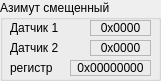
    <widget class="QGroupBox" name="groupSensorOffset">
     <property name="geometry">
      <rect>
       <x>360</x>
       <y>10</y>
       <width>161</width>
       <height>81</height>
      </rect>
     </property>
     <property name="title">
      <string>Азимут смещенный</string>
     </property>
     <widget class="QLabel" name="labelSensorOffset1t">
      <property name="geometry">
       <rect>
        <x>10</x>
        <y>20</y>
        <width>81</width>
        <height>16</height>
       </rect>
      </property>
      <property name="text">
       <string>Датчик 1</string>
      </property>
     </widget>
     <widget class="QLabel" name="labelSensorOffset1">
      <property name="geometry">
       <rect>
        <x>90</x>
        <y>20</y>
        <width>61</width>
        <height>16</height>
       </rect>
      </property>
      <property name="frameShape">
       <enum>QFrame::StyledPanel</enum>
      </property>
      <property name="text">
       <string>0x0000</string>
      </property>
      <property name="alignment">
       <set>Qt::AlignCenter</set>
      </property>
     </widget>
     <widget class="QLabel" name="labelSensorOffsett">
      <property name="geometry">
       <rect>
        <x>10</x>
        <y>60</y>
        <width>61</width>
        <height>16</height>
       </rect>
      </property>
      <property name="text">
       <string>регистр</string>
      </property>
     </widget>
     <widget class="QLabel" name="labelSensorOffset">
      <property name="geometry">
       <rect>
        <x>70</x>
        <y>60</y>
        <width>81</width>
        <height>16</height>
       </rect>
      </property>
      <property name="frameShape">
       <enum>QFrame::StyledPanel</enum>
      </property>
      <property name="text">
       <string>0x00000000</string>
      </property>
      <property name="alignment">
       <set>Qt::AlignCenter</set>
      </property>
     </widget>
     <widget class="QLabel" name="labelSensorOffset2t">
      <property name="geometry">
       <rect>
        <x>10</x>
        <y>40</y>
        <width>81</width>
        <height>16</height>
       </rect>
      </property>
      <property name="text">
       <string>Датчик 2</string>
      </property>
     </widget>
     <widget class="QLabel" name="labelSensorOffset2">
      <property name="geometry">
       <rect>
        <x>90</x>
        <y>40</y>
        <width>61</width>
        <height>16</height>
       </rect>
      </property>
      <property name="frameShape">
       <enum>QFrame::StyledPanel</enum>
      </property>
      <property name="text">
       <string>0x0000</string>
      </property>
      <property name="alignment">
       <set>Qt::AlignCenter</set>
      </property>
     </widget>
    </widget>
